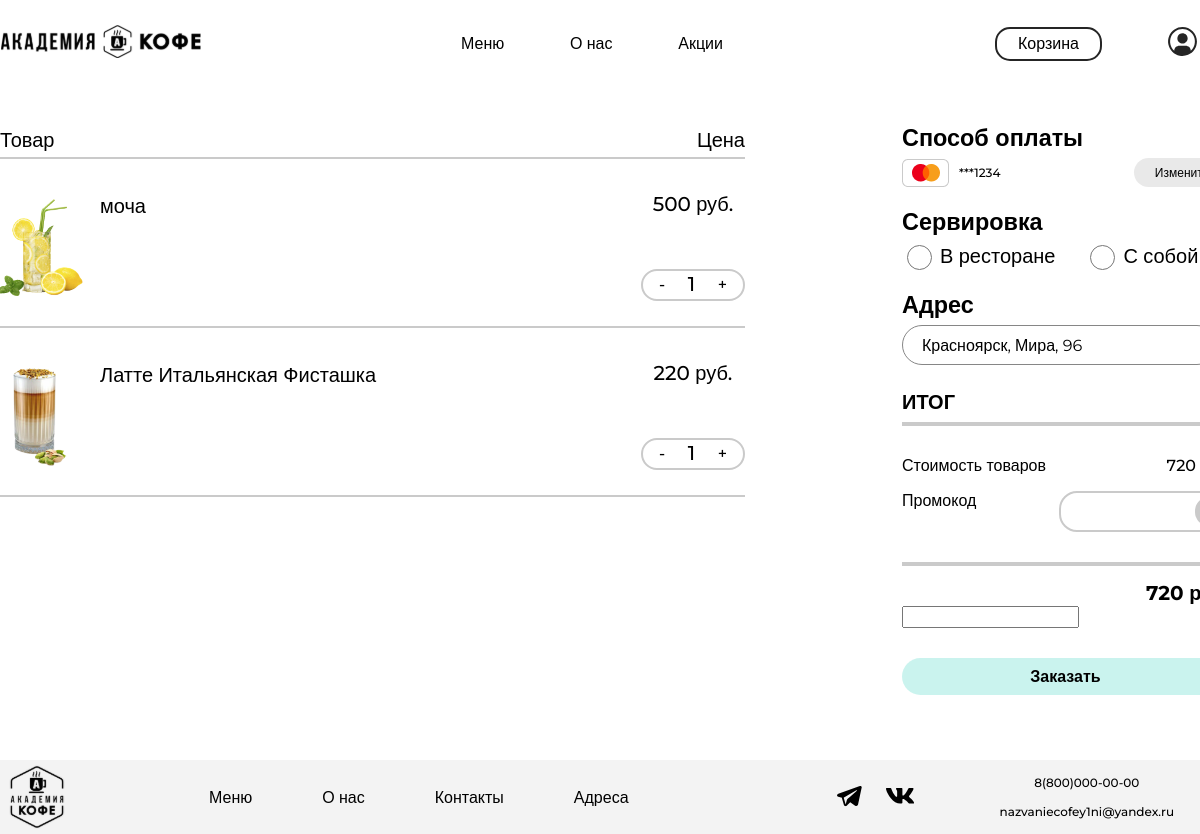
The page /cart/ (signed in) on the database its author committed.
### academyCoffee/models.py (models this page shows, shortened)
class Basket(models.Model):
    user = models.ForeignKey(to=User, on_delete=models.CASCADE)
    product = models.ForeignKey(to=Product, on_delete=models.CASCADE)
    quantity = models.PositiveSmallIntegerField(default=0)
    created_timestamp = models.DateTimeField(auto_now_add=True)
    objects = BasketQuerySet.as_manager()
    def sum(self):
        return self.product.price * self.quantity

class Product(models.Model):
    name = models.CharField('Название', max_length=50)
    price = models.DecimalField(max_digits=7, decimal_places=0)
    stars = models.DecimalField(max_digits=5, decimal_places=1)
    image = models.ImageField(upload_to='products_images')
    category = models.ManyToManyField(ProductCategory)
    class Meta:
        verbose_name = 'Товар'
        verbose_name_plural = 'Товары'

### academyCoffee/views.py (the view, shortened to what this page needs)
# urls.py: path('cart/', views.OrderCreateView.as_view(), name='cart'),
class OrderCreateView(TitleMixin, CreateView):
    model = Order
    template_name = 'main/cart.html'
    title = 'Корзина'
    form_class = OrderForm
    success_url = reverse_lazy('home')
    def get_context_data(self, **kwargs):
        context = super(OrderCreateView, self).get_context_data()
        context['baskets'] = Basket.objects.filter(user=self.request.user)
        return context

### academyCoffee/forms.py
class OrderForm(forms.ModelForm):
    class Meta:
        model = Order
        fields = ('address',)

### academyCoffee/common/views.py (called while the page is built)
    def get_context_data(self, **kwargs):
        context = super(TitleMixin, self).get_context_data(**kwargs)
        context['title'] = self.title
        return context

### academyCoffee/models.py (called while the page is built)
    def total_sum(self):
        return sum(basket.sum() for basket in self)

### academyCoffee/templates/main/cart.html (shortened to what this page needs)
{% extends 'main/base.html' %}
{% load static %}
{% block style %}
    <link rel="stylesheet" href="{% static 'cart/css/style.css' %}">
{% endblock %}
{% block content %}
    <main class="main">
        <div class="main-container">
            {% if baskets %}
                <div class="cart-content-container">
                    <div class="cart-titles-container">
                        <p class="cart-title">
                            Товар
                        </p>
                        <p class="cart-title">
                            Цена
                        </p>
                    </div>
                    <div class="cart-line"></div>
                    <ul class="cart-list">
                        {% for basket in baskets %}
                            <li class="cart-list-item">
                                <div class="cart-list-item-container">
                                    <div class="item-description">
                                        <div class="item-image"><img src="{{ basket.product.image.url }}" alt="{{ basket.product.name }}"></div>
                                        <div class="item-description-text">
                                            <h3>{{ basket.product.name }}</h3>
                                        </div>
                                    </div>
                                    <div class="item-price">
                                        <p class="price">{{ basket.sum }} руб.</p>
                                        <div class="amount-button">
                                            <button><a class="btn btn-outline-success"
                                                       href="{% url 'basket_deletion' basket.product_id %}">-</a>
                                            </button>
                                            <p>{{ basket.quantity }}</p>
                                            <button><a class="btn btn-outline-success"
                                                       href="{% url 'basket_add' basket.product_id %}">+</a></button>
                                        </div>
                                    </div>
                                </div>
                                <div class="cart-line"></div>
                            </li>
                        {% endfor %}
                    </ul>
                </div>
            {% endif %}
            <div class="payment-container">
                <div class="payment-method">
                    <h3 class="payment-method-titles">Способ оплаты</h3>
                    <div class="chosen-method">
                        <img class="chosen-method-image" src="{% static 'cart/img/mastercard.png' %}" alt="MasterCard"
                             width="47" height="28">
                        <p>***1234</p>
                        <button id="modalChangePayment">Изменить</button>
                    </div>
                </div>
                <div class="where-to-eat">
                    <h3 class="payment-method-titles">Сервировка</h3>
                    <div class="where-to-eat-radio-buttons">
                        <div class="where-to-eat-radio-button">
                            <input name="where-to-eat" id="restaurant" type="radio">
                            <label for="restaurant">В ресторане</label>
                        </div>
                        <div class="where-to-eat-radio-button">
                            <input name="where-to-eat" id="takeaway" type="radio">
                            <label for="takeaway">С собой</label>
                        </div>
                    </div>
                </div>
                <div class="address">
                    <h3 class="payment-method-titles">Адрес</h3>
                    <select class="address-select">
                        <option>Красноярск, Мира, 96</option>
                    </select>
                </div>
                <div class="total-container">
                    <h3 class="payment-method-titles">
                        ИТОГ
                    </h3>
                    <div class="total-line-first"></div>
                    <div class="total-price">
                        <p>
                            Стоимость товаров
                        </p>
                        <p>
                            {{ baskets.total_sum }} руб.
                        </p>
                    </div>
                    <div class="promo-code">
                        <p>
                            Промокод
                        </p>
                        <div class="promo-code-area">
                            <label>
                                <input class="promo-code-input" rel="">
                                <button class="promo-code-button" rel="submit">
                                </button>
                            </label>
                        </div>
                    </div>
                    <div class="total-line-last"></div>
                    <p id="final-price">{{ baskets.total_sum }} руб.</p>
                    <form action="{% url 'cart' %}" method="post">
                        <label for="{{ form.address.id_for_label }}">
                            {{ form.address }}
                            <button type="submit" class="make-order" href=>Заказать</button>
                        </label>
                    </form>
                </div>
            </div>
        </div>
    </main>
{% endblock %}

### academyCoffee/static/base/css/base.css (style rules this page uses)
* { font-family: 'Montserrat', Arial, sans-serif; }
main { min-width: 1230px; margin: 0 auto auto; flex-grow: 1; }
html { scroll-behavior: smooth; }
p,h1,h2,h3,h4,h5,h6 { margin: 0; }
body { margin: 0 0 0 0; padding: 0; font-size: 20px; font-weight: 500; line-height: 20px; display: flex; flex-direction: column; justify-content: space-between; align-items: center; min-height: 100vh; }
a { color: black; text-decoration: none; }
ul { padding: 0; margin: 0; list-style: none; }

### academyCoffee/static/cart/css/style.css (style rules this page uses)
.main-container { display: flex; justify-content: space-between; }
.cart-content-container { width: 745px; }
.cart-titles-container { display: flex; justify-content: space-between; margin-bottom: 5px; }
.cart-title { font-weight: 500; font-size: 20px; line-height: 24px; margin: 0; }
.cart-line { border-top: 2px solid #CACACA; margin-bottom: 35px; }
.cart-list-item-container { display: flex; justify-content: space-between; margin-bottom: 25px; }
.item-description { display: flex; }
.item-image { display: flex; justify-content: center; width: 100px; align-items: center; }
.item-description img { display: block; margin-right: 23px; max-height: 100px; max-width: 100px; }
.item-description-text h3 { margin: 0 0 16px; font-weight: 500; font-size: 20px; line-height: 24px; }
.price { margin: 0 0 55px; text-align: center; }
.amount-button { width: 80px; display: flex; justify-content: space-between; border: 2px solid #CACACA; border-radius: 30px; padding: 3px 10px; }
.amount-button p { margin: 0; }
.amount-button button { font-weight: 500; font-size: 16px; line-height: 20px; border: none; background: none; }
.payment-container { width: 328px; }
.payment-method { margin-bottom: 25px; }
.payment-method-titles { margin: 0 0 10px; }
.chosen-method { display: flex; align-items: center; }
.chosen-method-image { display: block; margin-right: 10px; }
.chosen-method p { font-weight: 500; font-size: 12px; line-height: 15px; margin-right: auto; }
.chosen-method button { font-weight: 500; font-size: 12px; line-height: 15px; background: rgba(202, 202, 202, 0.41); padding: 7px 21px; border: none; border-radius: 15px; }
.where-to-eat { margin-bottom: 25px; }
.where-to-eat-radio-buttons { display: flex; align-items: center; gap: 30px; }
.where-to-eat-radio-button { display: flex; align-items: center; gap: 5px; }
.address { margin-bottom: 25px; }
.address-select { width: 315px; height: 40px; background: #FFFFFF; border: 1px solid #868686; border-radius: 85px; padding: 5px 15px; font-size: 16px; line-height: 20px; }
.where-to-eat input { border: 2px solid #CACACA; width: 25px; height: 25px; filter: grayscale(1); }
.total-container p { margin: 0; font-weight: 500; font-size: 16px; line-height: 20px; }
.total-container h3 { font-weight: 700; font-size: 20px; line-height: 24px; margin: 0 0 8px; }
.total-line-first { width: 315px; border: 2px solid #CACACA; margin-bottom: 30px; }
.total-price { display: flex; justify-content: space-between; margin-bottom: 15px; }
.promo-code { display: flex; justify-content: space-between; margin-bottom: 30px; }
.promo-code-area { width: 148px; border: 2px solid #CACACA; border-radius: 18px; padding: 4px 4px 4px 15px; }
.promo-code-area label { display: flex; justify-content: space-between; }
.promo-code-input { width: 100px; border: none; font-weight: 500; font-size: 20px; line-height: 24px; }
.promo-code-button { width: 29px; height: 29px; padding: 4px; background: #CACACA; border-radius: 14px; border: none; display: flex; justify-content: center; align-items: center; }
.total-line-last { width: 315px; border: 2px solid #CACACA; margin-bottom: 15px; }
#final-price { font-weight: 700; font-size: 20px; line-height: 24px; text-align: right; }
.make-order { margin-top: 30px; display: block; background: rgba(72, 212, 196, 0.29); border-radius: 19px; width: 327px; height: 37px; font-weight: 700; font-size: 16px; line-height: 20px; color: #000000; cursor: pointer; border: none; }

### rows shown on the page
Basket: product.image (picture), product.name "моча", sum "500", quantity "1", total_sum "720"
Basket: product.image (picture), product.name "Латте Итальянская Фисташка", sum "220", quantity "1"
